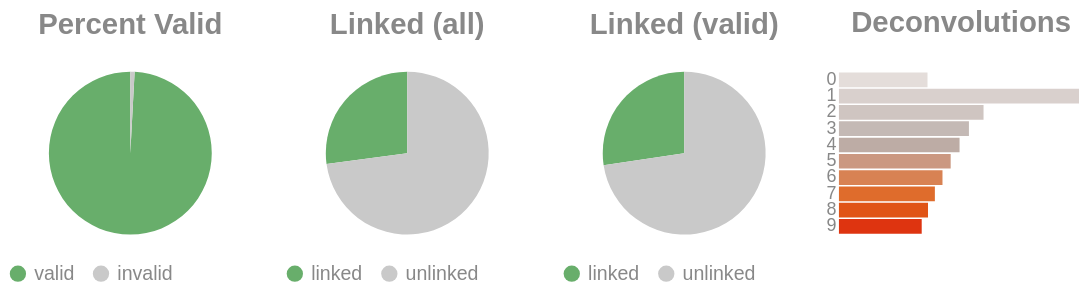

Here is the notebook cell this chart was saved with:
### Code cell
if SKIPLR:
    pass
else:
    clash = Counter()
    for i in valids['molecule']:
        _mol = i.split("-")
        if len(_mol) == 1:
            clash.update('0')
        else:
            clash.update(_mol[-1])

    _d = {"deconvolutions": [], 'count': []}
    for k,v in clash.items():
        _d['deconvolutions'].append(k)
        _d['count'].append(v)

    tot_valid = valids['reads'].sum()
    mask = valids['reads'] >= 2
    n_linked_reads = valids.loc[mask, 'reads'].sum()
    perc_valid = round(tot_valid / n_reads, 4)
    linked_perc_abs = round(n_linked_reads / n_reads, 4)
    linked_perc = round(n_linked_reads / tot_valid, 4)

    _valid = pd.DataFrame({"valids": ['valid', 'invalid'] , "count":  [tot_valid, n_reads - tot_valid]})
    _linked_abs = pd.DataFrame({"linked (absolute)": ['linked', 'unlinked'] , "count":  [n_linked_reads, n_reads - n_linked_reads]})
    _linked_rel = pd.DataFrame({"linked (valids)": ['linked', 'unlinked'] , "count":  [n_linked_reads, tot_valid - n_linked_reads]})

    (
        alt.hconcat(
            piechart(_valid, goodval = 'valid', title = "Percent Valid"),
            piechart(_linked_abs, goodval = "linked", title =  "Linked (all)"),
            piechart(_linked_rel, goodval = "linked", title =  "Linked (valid)"),
            convolutionbar(pd.DataFrame(_d), title = "Deconvolutions"),
            center = True,
            bounds = 'flush'
        )
        .resolve_scale(color='independent')
        .resolve_legend('independent')
        .properties(usermeta={'embedOptions': {"actions": False}})
    ).display()

### Figure 1 — Vega-Lite specification as saved in the notebook (floating-point values rounded to 4 significant figures)
{"width": "container", "height": 400, "config": {"title": {"anchor": "start", "dy": -15, "fontSize": 18, "color": "#888888", "subtitleColor": "#888888", "subtitleFontSize": 14}, "arc": {"fill": "#0072B2"}, "axis": {"domainColor": "#888888", "domainWidth": 0.5, "gridWidth": 0.2, "grid": false, "titleFontWeight": 400, "titleFontSize": 15, "labelFontSize": 11, "labelColor": "#888888", "tickColor": "#888888", "tickWidth": 0.2, "titleColor": "#888888"}, "axisBand": {"grid": false}, "axisX": {"grid": true, "tickSize": 10, "domainCap": "round"}, "axisY": {"domain": false, "grid": true, "tickSize": 0, "domainCap": "round"}, "background": "transparent", "header": {"labelFontSize": 15, "labelColor": "#888888", "titleFontSize": 15, "titleFontWeight": 600, "titleColor": "#888888"}, "legend": {"labelFont": "sans-serif", "labelFontSize": 12, "labelColor": "#888888", "symbolSize": 100, "symbolType": "circle", "titleFontSize": 12, "titlePadding": 10, "titleColor": "#888888", "title": null}, "range": {"category": ["#E69F00", "#56B4E9", "#009E73", "#F0E442", "#0072B2", "#D55E00", "#CC79A7", "#000000"], "diverging": ["#cfe8f3", "#a2d4ec", "#73bfe2", "#46abdb", "#1696d2", "#12719e"]}, "area": {"fill": "#0072B2", "fillOpacity": 0.7, "line": true, "strokeOpacity": 0.7}, "line": {"color": "#0072B2", "stroke": "#0072B2", "strokeWidth": 2}, "trail": {"color": "#0072B2", "stroke": "#0072B2", "strokeWidth": 0, "size": 1}, "point": {"filled": true}, "text": {"color": "#888888", "fontSize": 11, "align": "right", "fontWeight": 400, "size": 11}, "bar": {"fill": "#0072B2", "stroke": null}, "view": {"stroke": null, "continuousWidth": 660, "continuousHeight": 400}}, "hconcat": [{"data": {"name": "data-632515826b9036b84ce86fd4b072a3c7"}, "mark": {"type": "arc"}, "encoding": {"color": {"field": "valids", "legend": {"orient": "bottom", "title": null}, "scale": {"domain": ["valid", "invalid"], "range": ["#68ae6b", "#C9C9C9"]}, "title": "Valids", "type": "nominal"}, "theta": {"field": "count", "type": "quantitative"}, "tooltip": [{"field": "valids", "title": "Valids", "type": "ordinal"}, {"field": "percent", "format": ".2%", "title": "Percent", "type": "quantitative"}, {"field": "count", "title": "Count", "type": "quantitative"}]}, "height": 100, "title": {"text": "Percent Valid", "align": "center", "anchor": "middle"}, "transform": [{"calculate": "datum.count / 18908954", "as": "percent"}], "width": 150}, {"data": {"name": "data-a4bf8109d5f2ae0fadef104bda32afc3"}, "mark": {"type": "arc"}, "encoding": {"color": {"field": "linked (absolute)", "legend": {"orient": "bottom", "title": null}, "scale": {"domain": ["linked", "unlinked"], "range": ["#68ae6b", "#C9C9C9"]}, "title": "Linked (Absolute)", "type": "nominal"}, "theta": {"field": "count", "type": "quantitative"}, "tooltip": [{"field": "linked (absolute)", "title": "Linked (Absolute)", "type": "ordinal"}, {"field": "percent", "format": ".2%", "title": "Percent", "type": "quantitative"}, {"field": "count", "title": "Count", "type": "quantitative"}]}, "height": 100, "title": {"text": "Linked (all)", "align": "center", "anchor": "middle"}, "transform": [{"calculate": "datum.count / 18908954", "as": "percent"}], "width": 150}, {"data": {"name": "data-db8e992d3e5b7eb1b972110b8f23ff40"}, "mark": {"type": "arc"}, "encoding": {"color": {"field": "linked (valids)", "legend": {"orient": "bottom", "title": null}, "scale": {"domain": ["linked", "unlinked"], "range": ["#68ae6b", "#C9C9C9"]}, "title": "Linked (Valids)", "type": "nominal"}, "theta": {"field": "count", "type": "quantitative"}, "tooltip": [{"field": "linked (valids)", "title": "Linked (Valids)", "type": "ordinal"}, {"field": "percent", "format": ".2%", "title": "Percent", "type": "quantitative"}, {"field": "count", "title": "Count", "type": "quantitative"}]}, "height": 100, "title": {"text": "Linked (valid)", "align": "center", "anchor": "middle"}, "transform": [{"calculate": "datum.count / 18749574", "as": "percent"}], "width": 150}, {"data": {"name": "data-4de8e8826e8db592ad2edeb92bf3f5f7"}, "mark": {"type": "bar"}, "encoding": {"color": {"field": "deconvolutions", "legend": null, "scale": {"scheme": "lightgreyred"}, "type": "nominal"}, "tooltip": [{"field": "deconvolutions", "title": "Deconvolutions", "type": "ordinal"}, {"field": "percent", "format": ".2%", "title": "Percent", "type": "quantitative"}, {"field": "count", "title": "Count", "type": "quantitative"}], "x": {"axis": null, "field": "count", "type": "quantitative"}, "y": {"field": "deconvolutions", "sort": "ascending", "title": null, "type": "nominal"}}, "height": 100, "title": {"text": "Deconvolutions", "align": "center", "anchor": "middle"}, "transform": [{"calculate": "datum.count / 32106346", "as": "percent"}], "width": 150}], "bounds": "flush", "center": true, "resolve": {"legend": {"angle": "independent"}, "scale": {"color": "independent"}}, "usermeta": {"embedOptions": {"actions": false}}, "$schema": "https://vega.github.io/schema/vega-lite/v6.4.1.json", "datasets": {"data-632515826b9036b84ce86fd4b072a3c7": [{"valids": "valid", "count": 18749574}, {"valids": "invalid", "count": 159380}], "data-a4bf8109d5f2ae0fadef104bda32afc3": [{"linked (absolute)": "linked", "count": 5130899}, {"linked (absolute)": "unlinked", "count": 13778055}], "data-db8e992d3e5b7eb1b972110b8f23ff40": [{"linked (valids)": "linked", "count": 5130899}, {"linked (valids)": "unlinked", "count": 13618675}], "data-4de8e8826e8db592ad2edeb92bf3f5f7": [{"deconvolutions": "0", "count": 2356073}, {"deconvolutions": "1", "count": 6386449}, {"deconvolutions": "2", "count": 3846514}, {"deconvolutions": "3", "count": 3457957}, {"deconvolutions": "4", "count": 3208664}, {"deconvolutions": "5", "count": 2972575}, {"deconvolutions": "6", "count": 2754607}, {"deconvolutions": "7", "count": 2552076}, {"deconvolutions": "8", "count": 2369521}, {"deconvolutions": "9", "count": 2201910}]}}
